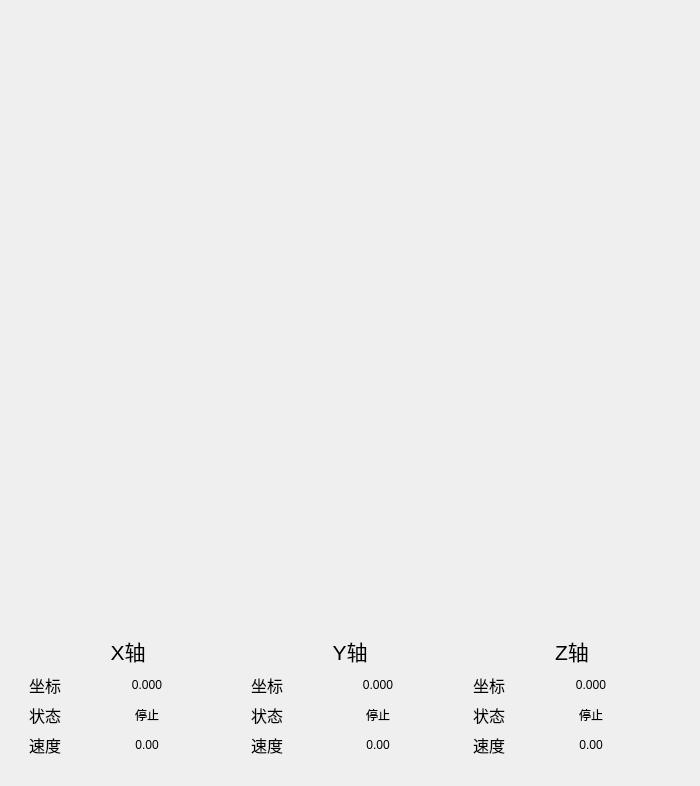
        <widget class="QWidget" name="widget_4" native="true">
         <property name="minimumSize">
          <size>
           <width>700</width>
           <height>0</height>
          </size>
         </property>
         <property name="styleSheet">
          <string notr="true"/>
         </property>
         <layout class="QVBoxLayout" name="verticalLayout_15">
          <item>
           <widget class="QWidget" name="widget_18" native="true">
            <property name="minimumSize">
             <size>
              <width>480</width>
              <height>600</height>
             </size>
            </property>
            <property name="styleSheet">
             <string notr="true">image: url(:/pic/chaijun.jpg);</string>
            </property>
           </widget>
          </item>
          <item>
           <widget class="QWidget" name="widget_17" native="true">
            <layout class="QHBoxLayout" name="horizontalLayout_14">
             <item>
              <widget class="QWidget" name="widget_14" native="true">
               <layout class="QVBoxLayout" name="verticalLayout_10">
                <item>
                 <widget class="QLabel" name="label_40">
                  <property name="text">
                   <string>&lt;html&gt;&lt;head/&gt;&lt;body&gt;&lt;p align=&quot;center&quot;&gt;&lt;span style=&quot; font-size:16pt;&quot;&gt;X轴&lt;/span&gt;&lt;/p&gt;&lt;/body&gt;&lt;/html&gt;</string>
                  </property>
                 </widget>
                </item>
                <item>
                 <layout class="QFormLayout" name="formLayout_2">
                  <item row="0" column="0">
                   <widget class="QLabel" name="label_43">
                    <property name="text">
                     <string>&lt;html&gt;&lt;head/&gt;&lt;body&gt;&lt;p&gt;&lt;span style=&quot; font-size:12pt;&quot;&gt;坐标&lt;/span&gt;&lt;/p&gt;&lt;/body&gt;&lt;/html&gt;</string>
                    </property>
                   </widget>
                  </item>
                  <item row="0" column="1">
                   <widget class="QLabel" name="X_ZB">
                    <property name="text">
                     <string>&lt;html&gt;&lt;head/&gt;&lt;body&gt;&lt;p align=&quot;center&quot;&gt;0.000&lt;/p&gt;&lt;/body&gt;&lt;/html&gt;</string>
                    </property>
                   </widget>
                  </item>
                  <item row="1" column="0">
                   <widget class="QLabel" name="label_46">
                    <property name="text">
                     <string>&lt;html&gt;&lt;head/&gt;&lt;body&gt;&lt;p&gt;&lt;span style=&quot; font-size:12pt;&quot;&gt;状态&lt;/span&gt;&lt;/p&gt;&lt;/body&gt;&lt;/html&gt;</string>
                    </property>
                   </widget>
                  </item>
                  <item row="1" column="1">
                   <widget class="QLabel" name="X_ZT">
                    <property name="text">
                     <string>&lt;html&gt;&lt;head/&gt;&lt;body&gt;&lt;p align=&quot;center&quot;&gt;停止&lt;/p&gt;&lt;/body&gt;&lt;/html&gt;</string>
                    </property>
                   </widget>
                  </item>
                  <item row="2" column="0">
                   <widget class="QLabel" name="label_75">
                    <property name="text">
                     <string>&lt;html&gt;&lt;head/&gt;&lt;body&gt;&lt;p&gt;&lt;span style=&quot; font-size:12pt;&quot;&gt;速度&lt;/span&gt;&lt;/p&gt;&lt;/body&gt;&lt;/html&gt;</string>
                    </property>
                   </widget>
                  </item>
                  <item row="2" column="1">
                   <widget class="QLabel" name="X_SD">
                    <property name="text">
                     <string>&lt;html&gt;&lt;head/&gt;&lt;body&gt;&lt;p align=&quot;center&quot;&gt;0.00&lt;/p&gt;&lt;/body&gt;&lt;/html&gt;</string>
                    </property>
                   </widget>
                  </item>
                 </layout>
                </item>
               </layout>
              </widget>
             </item>
             <item>
              <widget class="QWidget" name="widget_15" native="true">
               <layout class="QVBoxLayout" name="verticalLayout_13">
                <item>
                 <widget class="QLabel" name="label_44">
                  <property name="text">
                   <string>&lt;html&gt;&lt;head/&gt;&lt;body&gt;&lt;p align=&quot;center&quot;&gt;&lt;span style=&quot; font-size:16pt;&quot;&gt;Y轴&lt;/span&gt;&lt;/p&gt;&lt;/body&gt;&lt;/html&gt;</string>
                  </property>
                 </widget>
                </item>
                <item>
                 <layout class="QFormLayout" name="formLayout_3">
                  <item row="0" column="0">
                   <widget class="QLabel" name="label_76">
                    <property name="minimumSize">
                     <size>
                      <width>50</width>
                      <height>0</height>
                     </size>
                    </property>
                    <property name="text">
                     <string>&lt;html&gt;&lt;head/&gt;&lt;body&gt;&lt;p&gt;&lt;span style=&quot; font-size:12pt;&quot;&gt;坐标&lt;/span&gt;&lt;/p&gt;&lt;/body&gt;&lt;/html&gt;</string>
                    </property>
                   </widget>
                  </item>
                  <item row="0" column="1">
                   <widget class="QLabel" name="Y_ZB">
                    <property name="text">
                     <string>&lt;html&gt;&lt;head/&gt;&lt;body&gt;&lt;p align=&quot;center&quot;&gt;0.000&lt;/p&gt;&lt;/body&gt;&lt;/html&gt;</string>
                    </property>
                   </widget>
                  </item>
                  <item row="1" column="0">
                   <widget class="QLabel" name="label_78">
                    <property name="minimumSize">
                     <size>
                      <width>50</width>
                      <height>0</height>
                     </size>
                    </property>
                    <property name="text">
                     <string>&lt;html&gt;&lt;head/&gt;&lt;body&gt;&lt;p&gt;&lt;span style=&quot; font-size:12pt;&quot;&gt;状态&lt;/span&gt;&lt;/p&gt;&lt;/body&gt;&lt;/html&gt;</string>
                    </property>
                   </widget>
                  </item>
                  <item row="2" column="0">
                   <widget class="QLabel" name="label_79">
                    <property name="minimumSize">
                     <size>
                      <width>50</width>
                      <height>0</height>
                     </size>
                    </property>
                    <property name="text">
                     <string>&lt;html&gt;&lt;head/&gt;&lt;body&gt;&lt;p&gt;&lt;span style=&quot; font-size:12pt;&quot;&gt;速度&lt;/span&gt;&lt;/p&gt;&lt;/body&gt;&lt;/html&gt;</string>
                    </property>
                   </widget>
                  </item>
                  <item row="1" column="1">
                   <widget class="QLabel" name="Y_ZT">
                    <property name="text">
                     <string>&lt;html&gt;&lt;head/&gt;&lt;body&gt;&lt;p align=&quot;center&quot;&gt;停止&lt;/p&gt;&lt;/body&gt;&lt;/html&gt;</string>
                    </property>
                   </widget>
                  </item>
                  <item row="2" column="1">
                   <widget class="QLabel" name="Y_SD">
                    <property name="text">
                     <string>&lt;html&gt;&lt;head/&gt;&lt;body&gt;&lt;p align=&quot;center&quot;&gt;0.00&lt;/p&gt;&lt;/body&gt;&lt;/html&gt;</string>
                    </property>
                   </widget>
                  </item>
                 </layout>
                </item>
               </layout>
              </widget>
             </item>
             <item>
              <widget class="QWidget" name="widget_16" native="true">
               <layout class="QVBoxLayout" name="verticalLayout_14">
                <item>
                 <widget class="QLabel" name="label_81">
                  <property name="text">
                   <string>&lt;html&gt;&lt;head/&gt;&lt;body&gt;&lt;p align=&quot;center&quot;&gt;&lt;span style=&quot; font-size:16pt;&quot;&gt;Z轴&lt;/span&gt;&lt;/p&gt;&lt;/body&gt;&lt;/html&gt;</string>
                  </property>
                 </widget>
                </item>
                <item>
                 <layout class="QFormLayout" name="formLayout_4">
                  <item row="0" column="0">
                   <widget class="QLabel" name="label_82">
                    <property name="text">
                     <string>&lt;html&gt;&lt;head/&gt;&lt;body&gt;&lt;p&gt;&lt;span style=&quot; font-size:12pt;&quot;&gt;坐标&lt;/span&gt;&lt;/p&gt;&lt;/body&gt;&lt;/html&gt;</string>
                    </property>
                   </widget>
                  </item>
                  <item row="1" column="0">
                   <widget class="QLabel" name="label_83">
                    <property name="text">
                     <string>&lt;html&gt;&lt;head/&gt;&lt;body&gt;&lt;p&gt;&lt;span style=&quot; font-size:12pt;&quot;&gt;状态&lt;/span&gt;&lt;/p&gt;&lt;/body&gt;&lt;/html&gt;</string>
                    </property>
                   </widget>
                  </item>
                  <item row="1" column="1">
                   <widget class="QLabel" name="Z_ZT">
                    <property name="text">
                     <string>&lt;html&gt;&lt;head/&gt;&lt;body&gt;&lt;p align=&quot;center&quot;&gt;停止&lt;/p&gt;&lt;/body&gt;&lt;/html&gt;</string>
                    </property>
                   </widget>
                  </item>
                  <item row="2" column="0">
                   <widget class="QLabel" name="label_84">
                    <property name="text">
                     <string>&lt;html&gt;&lt;head/&gt;&lt;body&gt;&lt;p&gt;&lt;span style=&quot; font-size:12pt;&quot;&gt;速度&lt;/span&gt;&lt;/p&gt;&lt;/body&gt;&lt;/html&gt;</string>
                    </property>
                   </widget>
                  </item>
                  <item row="2" column="1">
                   <widget class="QLabel" name="Z_SD">
                    <property name="text">
                     <string>&lt;html&gt;&lt;head/&gt;&lt;body&gt;&lt;p align=&quot;center&quot;&gt;0.00&lt;/p&gt;&lt;/body&gt;&lt;/html&gt;</string>
                    </property>
                   </widget>
                  </item>
                  <item row="0" column="1">
                   <widget class="QLabel" name="Z_ZB">
                    <property name="text">
                     <string>&lt;html&gt;&lt;head/&gt;&lt;body&gt;&lt;p align=&quot;center&quot;&gt;0.000&lt;/p&gt;&lt;/body&gt;&lt;/html&gt;</string>
                    </property>
                   </widget>
                  </item>
                 </layout>
                </item>
               </layout>
              </widget>
             </item>
            </layout>
           </widget>
          </item>
         </layout>
        </widget>
